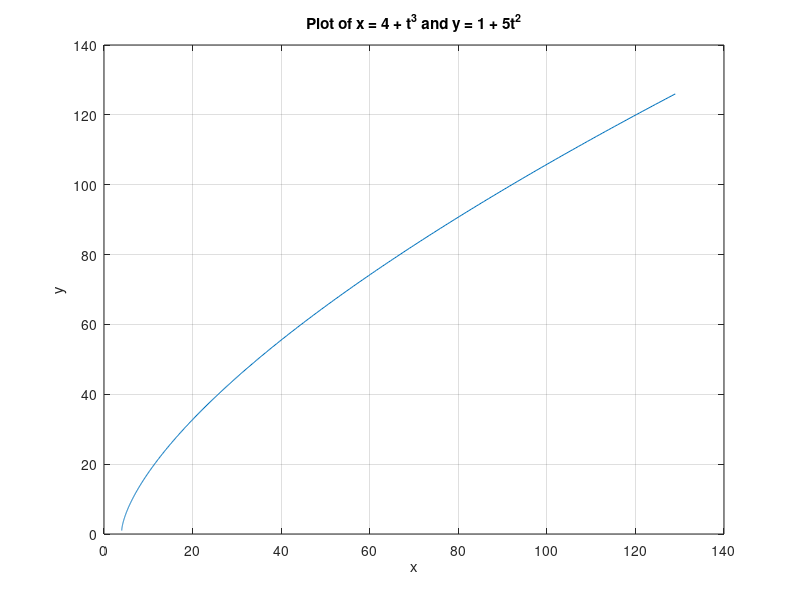

MATLAB code to generate this figure:
% Task1
clc
clear
t = 0 : 0.01 : 5;
x = 4 + t.^3;
y = 1 + 5 * t.^2;
plot(x, y)
xlabel('x')
ylabel('y')
title('Plot of x = 4 + t^3 and y = 1 + 5t^2')
grid on